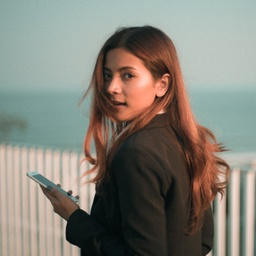
#> input picture beauty.jpg, 256 x 256 px, shrunk from 2800 x 2800 before the run
$ python homework.py
#> lines starting #> are read from the running program, lines starting #| are printed output that depends on the picture
import cv2
import numpy as np
import math

def sp_noise(image, ratio):
    output = np.zeros(image.shape, np.uint8)
    ratio = ratio / 2
    thres = 1 - ratio
    for i in range(image.shape[0]):
        for j in range(image.shape[1]):
            rdn = np.random.random()
            if rdn < ratio:
                output[i][j][0] = 0
                output[i][j][1] = 0
                output[i][j][2] = 0
            elif rdn > thres:
                output[i][j][0] = 255
                output[i][j][1] = 255
                output[i][j][2] = 255
            else:
                output[i][j][0] = image[i][j][0]
                output[i][j][1] = image[i][j][1]
                output[i][j][2] = image[i][j][2]
    return output

def median_filter(image, ksize):
    output = np.zeros(image.shape, np.uint8)
    border = ksize // 2
    image_border = cv2.copyMakeBorder(image, border, border, border, border, cv2.BORDER_REFLECT_101)
    height, width = image.shape[:2]


    for k in range(3):
        for i in range(1, height - 1):
            for j in range(1, width - 1):
                member = []

                member.append(image_border[i-1][j-1][k])
                member.append(image_border[i-1][j][k])
                member.append(image_border[i-1][j+1][k])
                member.append(image_border[i][j-1][k])
                member.append(image_border[i][j][k])
                member.append(image_border[i][j+1][k])
                member.append(image_border[i+1][j-1][k])
                member.append(image_border[i+1][j][k])
                member.append(image_border[i+1][j+1][k])

                member.sort()
                output[i-1][j-1][k] = member[4]

    return output

def getPSNR(orig, proc):
    height, width = orig.shape[:2]
    mse = 0.0

    for k in range(3):
        for i in range(height):
            for j in range(width):
                mse += (float(orig[i][j][k]) - float(proc[i][j][k])) ** 2

    mse = mse / orig.size / 3
    psnr = 10 * math.log(255 * 255 / mse)

    return psnr

# source: https://www.pexels.com/photo/woman-looking-at-camera-325531/
original = cv2.imread('beauty.jpg')
#> original is the input picture: shape (256, 256, 3); mean B, G, R 119.5, 128.8, 131.4
cv2.imwrite(r'lab\original.jpg', original)

# 分別加入 10, 20, 30% 的 salt & pepper noise
noise_10 = sp_noise(original, 0.1)
cv2.imwrite(r'lab\noise_10.jpg', noise_10)

noise_20 = sp_noise(original, 0.2)
#> call 2 of sp_noise, with ratio = 0.2
#> after the loop in sp_noise (call 2), `for i in range(image.shape[0]):`:
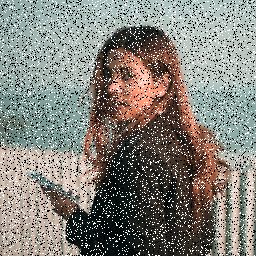
#> output: shape (256, 256, 3); mean B, G, R 121.5, 129, 131.1
cv2.imwrite(r'lab\noise_20.jpg', noise_20)

noise_30 = sp_noise(original, 0.3)
#> call 3 of sp_noise, with ratio = 0.3
#> after the loop in sp_noise (call 3), `for i in range(image.shape[0]):`:
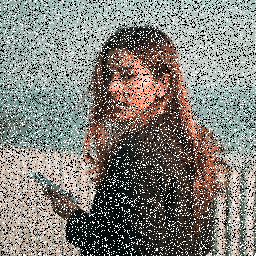
#> output: shape (256, 256, 3); mean B, G, R 121.9, 128.5, 130.4
cv2.imwrite(r'lab\noise_30.jpg', noise_30)

# 以中值濾波器除去雜訊，邊緣以鏡射處理
median_10 = median_filter(noise_10, 3)
#> in median_filter, `image_border = cv2.copyMakeBorder(image, border, border, border, borde..`:
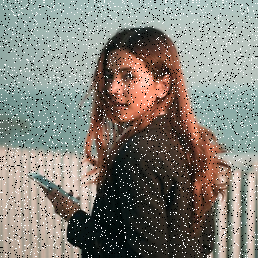
#> image_border: shape (258, 258, 3); mean B, G, R 120.4, 128.8, 131
#> after the loop in median_filter, `for k in range(3):`:
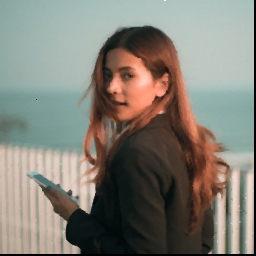
#> output: shape (256, 256, 3); mean B, G, R 117.6, 126.8, 129.5
cv2.imwrite(r'lab\median_10.jpg', median_10)

median_20 = median_filter(noise_20, 3)
#> call 2 of median_filter, with ksize = 3
#> in median_filter (call 2), `image_border = cv2.copyMakeBorder(image, border, border, border, borde..`:
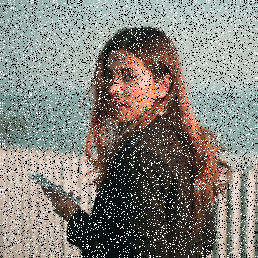
#> image_border: shape (258, 258, 3); mean B, G, R 121.9, 129.3, 131.3
cv2.imwrite(r'lab\median_20.jpg', median_20)

median_30 = median_filter(noise_30, 3)
#> call 3 of median_filter, with ksize = 3
#> in median_filter (call 3), `image_border = cv2.copyMakeBorder(image, border, border, border, borde..`:
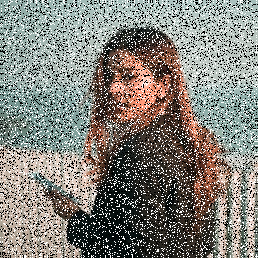
#> image_border: shape (258, 258, 3); mean B, G, R 122.2, 128.8, 130.5
#> after the loop in median_filter (call 3), `for k in range(3):`:
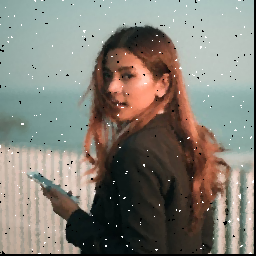
#> output: shape (256, 256, 3); mean B, G, R 117.8, 126.9, 129.6
cv2.imwrite(r'lab\median_30.jpg', median_30)

# 印出各圖片的 PSNR
noise_10_psnr = getPSNR(original, noise_10)
#> after the loop in getPSNR, `for k in range(3):`: mse = 392942187
#> in getPSNR, `mse = mse / orig.size / 3`: mse = 666.2
#> in getPSNR, `psnr = 10 * math.log(255 * 255 / mse)`: psnr = 45.81
#> noise_10_psnr = 45.81
median_10_psnr = getPSNR(original, median_10)
#> median_10_psnr = 63.96
print('PSNR of noise_10 = %d dB, PSNR of median_10 = %d dB' %(noise_10_psnr, median_10_psnr))
#| PSNR of noise_10 = 45 dB, PSNR of median_10 = 63 dB

noise_20_psnr = getPSNR(original, noise_20)
#> noise_20_psnr = 38.49
median_20_psnr = getPSNR(original, median_20)
#> median_20_psnr = 62.44
print('PSNR of noise_20 = %d dB, PSNR of median_20 = %d dB' %(noise_20_psnr, median_20_psnr))
#| PSNR of noise_20 = 38 dB, PSNR of median_20 = 62 dB

noise_30_psnr = getPSNR(original, noise_30)
#> noise_30_psnr = 34.65
median_30_psnr = getPSNR(original, median_30)
#> median_30_psnr = 58.3
print('PSNR of noise_30 = %d dB, PSNR of median_30 = %d dB' %(noise_30_psnr, median_30_psnr))
#| PSNR of noise_30 = 34 dB, PSNR of median_30 = 58 dB
